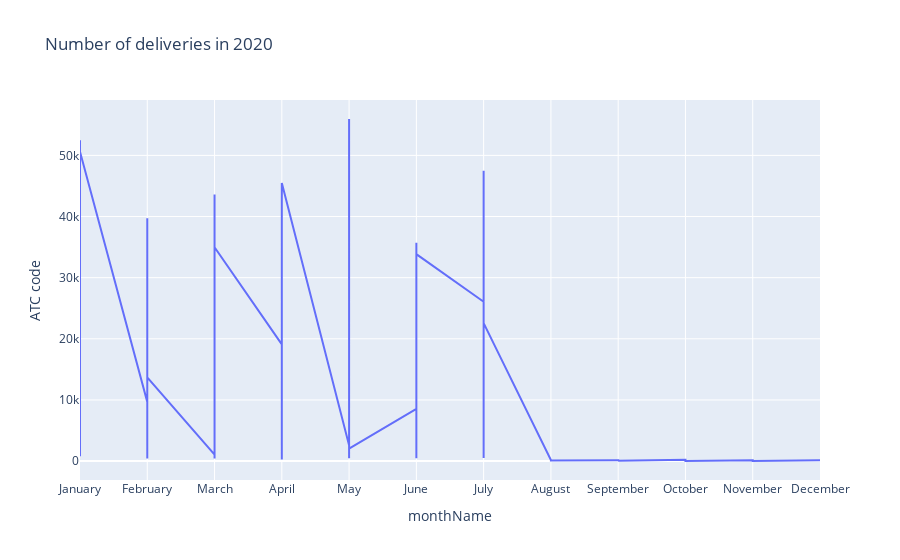

Notebook cell for this chart:
### Code cell
fig = px.line(df, x="monthName" , y="ATC code",title="Number of deliveries in 2020")
fig.show()

### Figure 1 — Plotly figure (JSON) as saved in the notebook; plotly's stock layout.template omitted (floating-point values rounded to 4 significant figures; data arrays with more than 128 entries replaced by an {"elided": "..."} marker saying what was removed)
{"data": [{"hovertemplate": "monthName=%{x}<br>ATC code=%{y}<extra></extra>", "legendgroup": "", "line": {"color": "#636efa", "dash": "solid"}, "mode": "lines", "name": "", "orientation": "v", "showlegend": false, "type": "scatter", "x": {"elided": "242 str values"}, "xaxis": "x", "y": {"elided": "242 int values"}, "yaxis": "y"}], "layout": {"legend": {"tracegroupgap": 0}, "title": {"text": "Number of deliveries in 2020"}, "xaxis": {"anchor": "y", "domain": [0, 1], "title": {"text": "monthName"}}, "yaxis": {"anchor": "x", "domain": [0, 1], "title": {"text": "ATC code"}}}}
